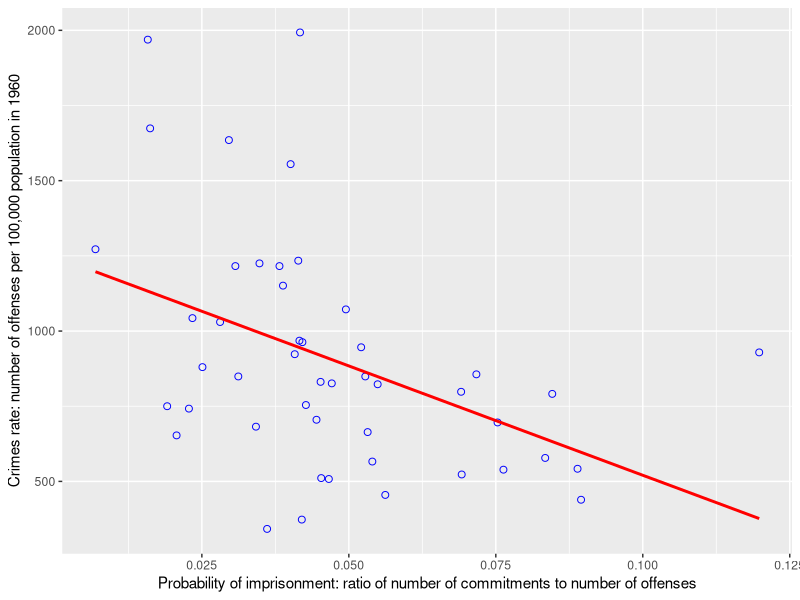
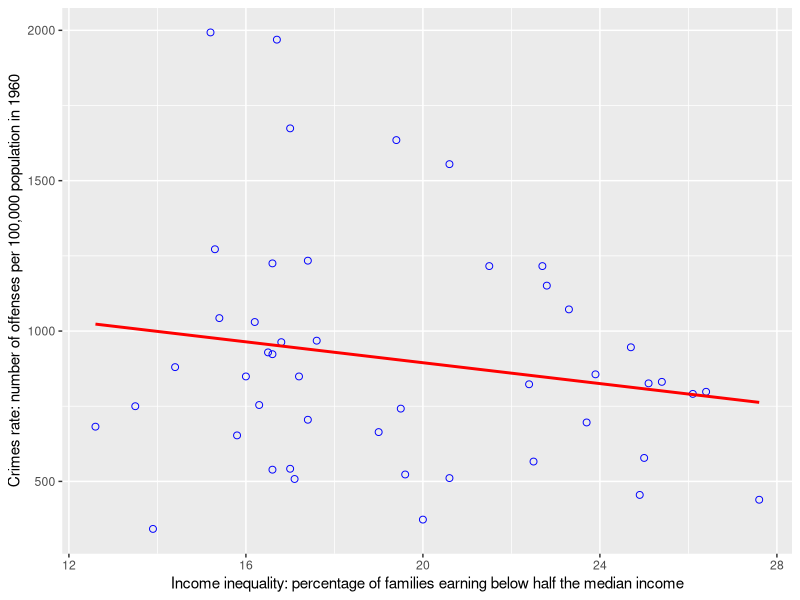
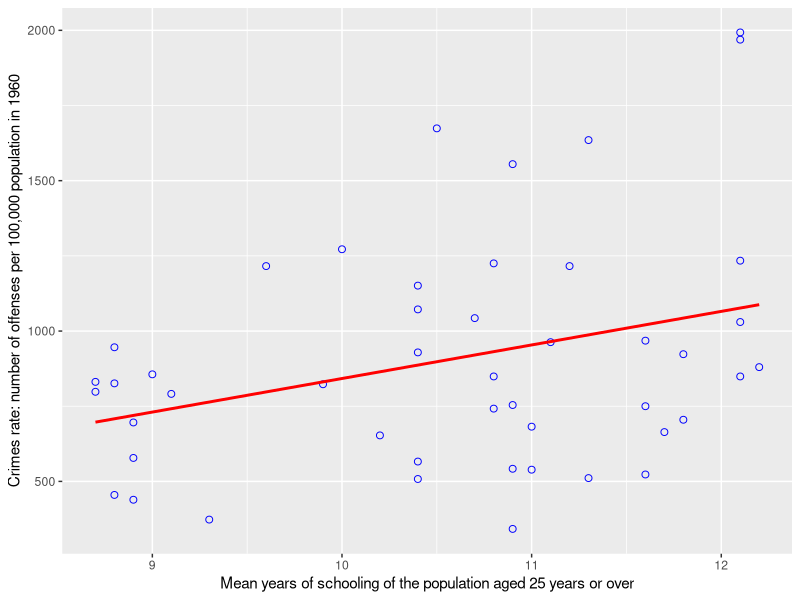
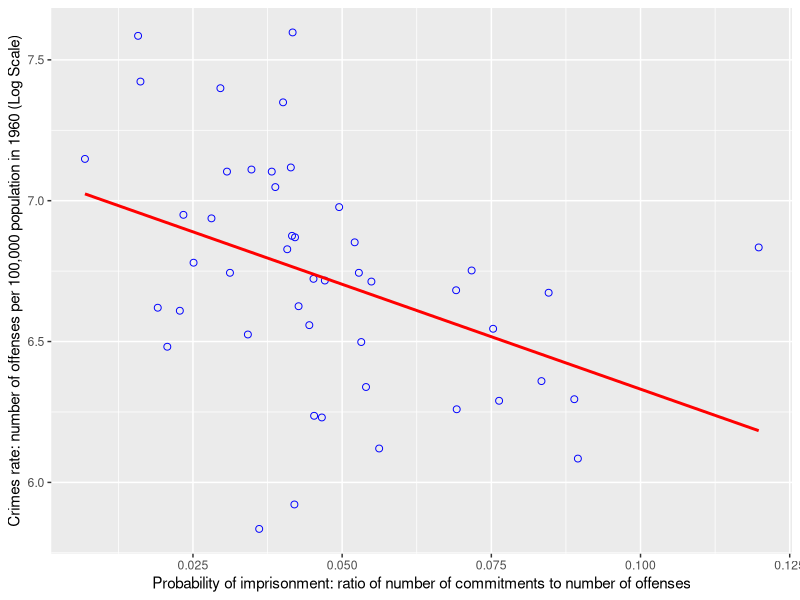

The R source for these figures, in order:

library(ggplot2)
library(car)

data <- read.table("uscrime.txt", header = T, sep = "\t")

p1 <- ggplot(data, aes(x = Prob, y = Crime)) + geom_point(colour="blue", shape=21, size=2) + geom_smooth(method='lm', colour="red", se=FALSE) + ylab("Crimes rate: number of offenses per 100,000 population in 1960") +  xlab("Probability of imprisonment: ratio of number of commitments to number of offenses") 

ggsave("p1.eps")

p2 <- ggplot(data, aes(x = Ineq, y = Crime)) + geom_point(colour="blue", shape=21, size=2) + geom_smooth(method='lm', colour="red", se=FALSE) + ylab("Crimes rate: number of offenses per 100,000 population in 1960") +  xlab("Income inequality: percentage of families earning below half the median income") 

ggsave("p2.eps")

p3 <- ggplot(data, aes(x = Ed, y = Crime)) + geom_point(colour="blue", shape=21, size=2) + geom_smooth(method='lm', colour="red", se=FALSE) + ylab("Crimes rate: number of offenses per 100,000 population in 1960") +  xlab("Mean years of schooling of the population aged 25 years or over") 

ggsave("p3.eps")

# Initial linear model
mod <- lm(Crime~., data=data, x = TRUE)
summary(mod)

attach(data)
n <- nrow(data)
j <- as.vector(c(rep(1,n)))
X <- cbind(j, M, So, Ed, Po1, Po2, LF, M.F, Pop, NW, U1, U2, Wealth, Ineq, Prob, Time)
k <- ncol(X)-1

# Overall Regression (See the impact of all the variables)
C <- cbind(rep(0,k), diag(1,k))
linearHypothesis(mod,C)

# What if Education = 0?
linearHypothesis(mod,c("Ed=0"))

# What if the effect of Education and Inequality both equal to 0?
linearHypothesis(mod,c("Ed=0","Ineq=0"))

# And what if also consider Probability = 0?
linearHypothesis(mod,c("Ed=0","Ineq=0","Prob=0"))

# What is the effect of the sum of the three equal to zero?
linearHypothesis(mod,c("Ed+Ineq+Prob=0"))

# Is the effect of wealth equivalent to inequality?
linearHypothesis(mod,c("Wealth=Ineq"))

# And this hipothesis?
linearHypothesis(mod,c("M=0","Ed=Ineq","U2+Prob=0","Po1=0"))



# Second linear model
mod2 <- lm(Crime~M+Ed+Po1+U2+Ineq+Prob, data=data, x = TRUE)
summary(mod2)

# Overall Regression (See the impact of all the variables)
C <- cbind(rep(0,6), diag(1,6))
linearHypothesis(mod2,C)

# What if Education = 0?
linearHypothesis(mod2,c("Ed=0"))

# What if the effect of Education and Inequality both equal to 0?
linearHypothesis(mod2,c("Ed=0","Ineq=0"))

# And what if also consider Probability = 0?
linearHypothesis(mod2,c("Ed=0","Ineq=0","Prob=0"))

# What is the effect of the sum of the three equal to zero?
linearHypothesis(mod2,c("Ed+Ineq+Prob=0"))

# And this hipothesis?
linearHypothesis(mod,c("M=0","Ed=Ineq","U2+Prob=0","Po1=0"))



# Third linear model
mod3 <- lm(log(Crime)~., data=data, x = TRUE)
summary(mod3)

p4 <- ggplot(data, aes(x = Prob, y = log(Crime))) + geom_point(colour="blue", shape=21, size=2) + geom_smooth(method='lm', colour="red", se=FALSE) + ylab("Crimes rate: number of offenses per 100,000 population in 1960 (Log Scale)") +  xlab("Probability of imprisonment: ratio of number of commitments to number of offenses")

ggsave("p4.eps")

# Overall Regression (See the impact of all the variables)
C <- cbind(rep(0,k), diag(1,k))
linearHypothesis(mod3,C)

# What if Education = 0?
linearHypothesis(mod3,c("Ed=0"))

# What if the effect of Education and Inequality both equal to 0?
linearHypothesis(mod3,c("Ed=0","Ineq=0"))

# And what if also consider Probability = 0?
linearHypothesis(mod3,c("Ed=0","Ineq=0","Prob=0"))

# What is the effect of the sum of the three equal to zero?
linearHypothesis(mod3,c("Ed+Ineq+Prob=0"))

# Is the effect of wealth equivalent to inequality?
linearHypothesis(mod3,c("Wealth=Ineq"))

# And this hipothesis?
linearHypothesis(mod,c("M=0","Ed=Ineq","U2+Prob=0","Po1=0"))


